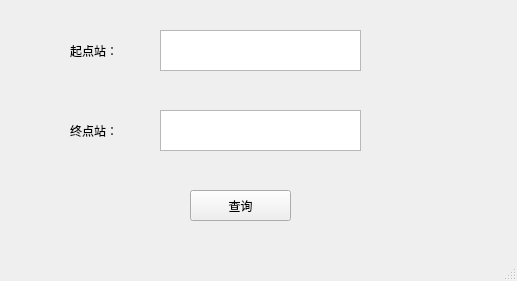
<?xml version="1.0" encoding="UTF-8"?>
<ui version="4.0">
 <class>searchleft</class>
 <widget class="QMainWindow" name="searchleft">
  <property name="geometry">
   <rect>
    <x>0</x>
    <y>0</y>
    <width>517</width>
    <height>281</height>
   </rect>
  </property>
  <property name="windowTitle">
   <string>MainWindow</string>
  </property>
  <widget class="QWidget" name="centralwidget">
   <widget class="QLabel" name="label">
    <property name="geometry">
     <rect>
      <x>70</x>
      <y>30</y>
      <width>91</width>
      <height>41</height>
     </rect>
    </property>
    <property name="text">
     <string>起点站：</string>
    </property>
   </widget>
   <widget class="QLabel" name="label_2">
    <property name="geometry">
     <rect>
      <x>70</x>
      <y>110</y>
      <width>91</width>
      <height>41</height>
     </rect>
    </property>
    <property name="text">
     <string>终点站：</string>
    </property>
   </widget>
   <widget class="QPushButton" name="pushButton">
    <property name="geometry">
     <rect>
      <x>190</x>
      <y>190</y>
      <width>101</width>
      <height>31</height>
     </rect>
    </property>
    <property name="text">
     <string>查询</string>
    </property>
   </widget>
   <widget class="QTextEdit" name="textEdit">
    <property name="geometry">
     <rect>
      <x>160</x>
      <y>30</y>
      <width>201</width>
      <height>41</height>
     </rect>
    </property>
   </widget>
   <widget class="QTextEdit" name="textEdit_2">
    <property name="geometry">
     <rect>
      <x>160</x>
      <y>110</y>
      <width>201</width>
      <height>41</height>
     </rect>
    </property>
   </widget>
  </widget>
  <widget class="QStatusBar" name="statusbar"/>
 </widget>
 <resources/>
 <connections/>
</ui>
